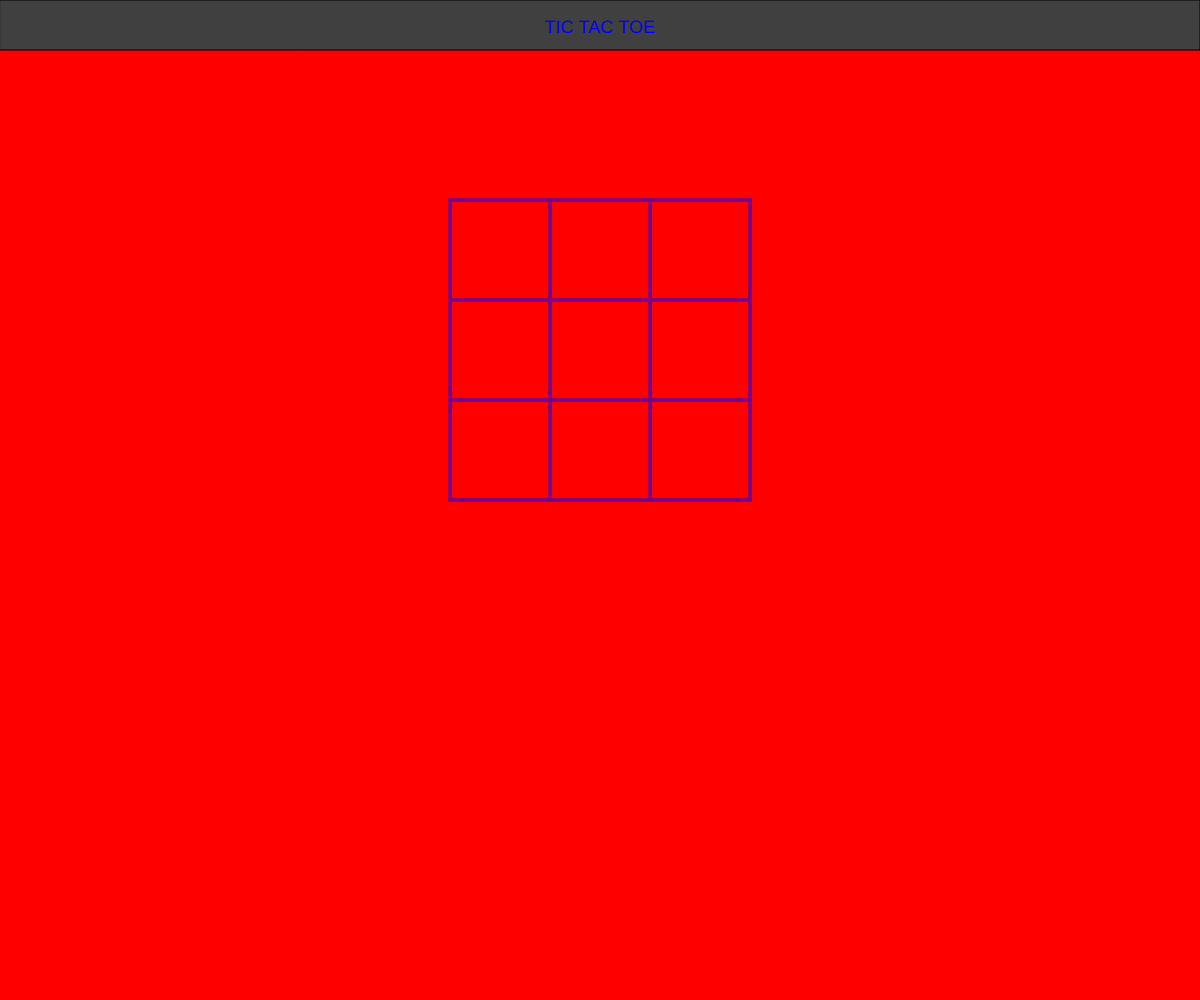
Frame 1 (no input)
Frame 60 (no input): identical to frame 1, image omitted
Frame 120 (the mouse pressed at the canvas centre since frame 60): identical to frame 1, image omitted

The p5.js sketch that drew this single still picture (run headless with seeded random() and noise() and a simulated clock; from frame 60 on, the mouse is pressed at the canvas centre):

// p5.js sketch
// ── sketch.js
var turn=0
function setup() {
    createCanvas(innerWidth,innerHeight); 
    background("red");
    fill("#404040");
    rect(0, 0, width, 50);
    textAlign(CENTER);
    fill("blue");
    textSize(18);
    text("TIC TAC TOE", width / 2, 33);
    fill("orange");
}


function draw()
{

 createRow(200)
 createRow(300)
 createRow(400)  
}

function createRow(y)
{
  for (x = 450; x < 750; x=x+100)
   {
       var b1= new Box(x,y,100,100); 
       b1.appear();   
   }  
}
// ── Box.js
class Box {
  
    constructor(x,y,w,h) {
    this.x =x ;
    this.y =y ;
    this.w =w ;
    this.h =h ;
  }

    //make the color boxes appear on canvas
    appear()
    {
      stroke("purple");
      strokeWeight(4);
      noFill();
      rect(this.x,this.y,this.w,this.h);
    }
}
